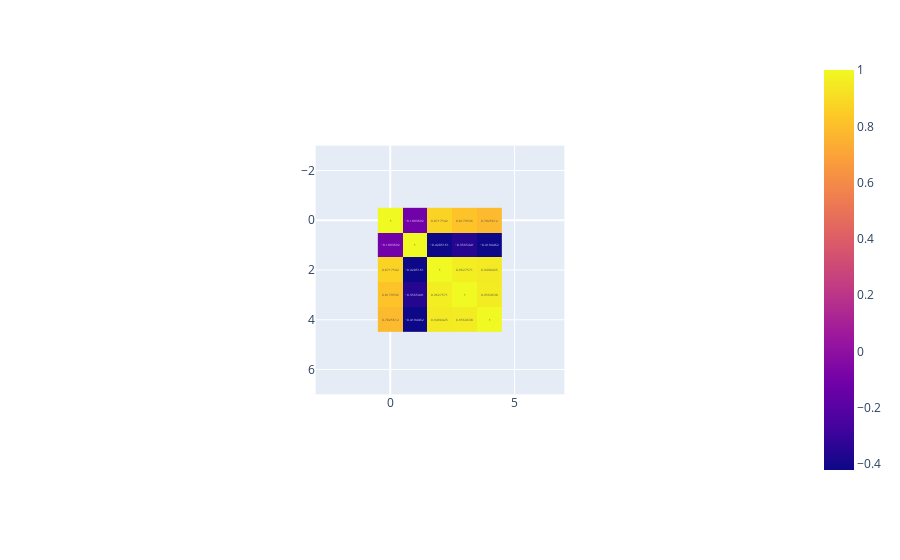

The cell this chart's notebook holds for it:
### Code cell
import plotly.express as px

z = corr_df.values

fig = px.imshow(z, text_auto = True)
fig.show()

### Figure 1 — Plotly figure (JSON) as saved in the notebook; plotly's stock layout.template omitted (floating-point values rounded to 4 significant figures)
{"data": [{"coloraxis": "coloraxis", "hovertemplate": "x: %{x}<br>y: %{y}<br>color: %{z}<extra></extra>", "name": "0", "texttemplate": "%{z}", "type": "heatmap", "xaxis": "x", "yaxis": "y", "z": [[1, -0.1094, 0.8718, 0.818, 0.7826], [-0.1094, 1, -0.4205, -0.3565, -0.4194], [0.8718, -0.4205, 1, 0.9628, 0.949], [0.818, -0.3565, 0.9628, 1, 0.9565], [0.7826, -0.4194, 0.949, 0.9565, 1]]}], "layout": {"autosize": true, "coloraxis": {"colorscale": [[0, "#0d0887"], [0.1111, "#46039f"], [0.2222, "#7201a8"], [0.3333, "#9c179e"], [0.4444, "#bd3786"], [0.5556, "#d8576b"], [0.6667, "#ed7953"], [0.7778, "#fb9f3a"], [0.8889, "#fdca26"], [1, "#f0f921"]]}, "dragmode": "zoom", "margin": {"t": 60}, "xaxis": {"anchor": "y", "autorange": false, "constrain": "domain", "domain": [0.3273, 0.6727], "range": [-3, 7], "scaleanchor": "y"}, "yaxis": {"anchor": "x", "autorange": false, "constrain": "domain", "domain": [0, 1], "range": [7, -3]}}}
